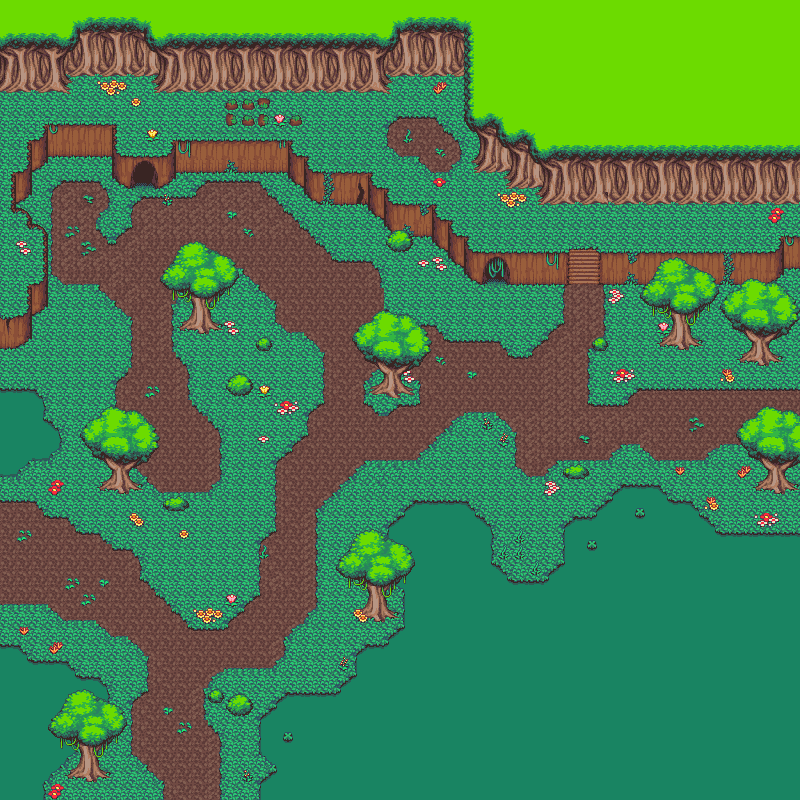

This game map was drawn from its Tiled (.tmx) file and the tilesets committed beside it. A one-line description and the trimmed map source follow:
An orthogonal 50x50 tile map with 16x16 px tiles, 5 tile layers (Background Back, Background Front, Foreground Back, Foreground Front, ...) and 214 objects (99x Ghost, 16x Bat, Sara).

<map version="1.10" tiledversion="1.11.0" orientation="orthogonal" renderorder="right-down" width="50" height="50" tilewidth="16" tileheight="16" infinite="0" nextlayerid="12" nextobjectid="251">
 <properties>
  <property name="BackgroundImagePath" value="" />
  <property name="BackgroundMusicPath" value="" />
  <property name="TilesetsPath" value="" />
 </properties>
 <tileset firstgid="1" name="jungle_tileset" tilewidth="16" tileheight="16" tilecount="462" columns="22">
  <image source="jungle_tileset.png" width="352" height="336" />
 </tileset>
 <group id="1" name="Background">
  <layer id="2" name="Background Back" width="50" height="50">
   <data>[2500 cells, 2500 non-empty, 104 distinct tile ids]</data>
  </layer>
  <layer id="3" name="Background Front" width="50" height="50">
   <data>[2500 cells, 215 non-empty, 62 distinct tile ids]</data>
  </layer>
 </group>
 <group id="4" name="Foreground">
  <layer id="5" name="Foreground Back" width="50" height="50">
   <data>[2500 cells, 202 non-empty, 59 distinct tile ids]</data>
  </layer>
  <layer id="6" name="Foreground Front" width="50" height="50">
   <data>[2500 cells, 5 non-empty, 5 distinct tile ids]</data>
  </layer>
 </group>
 <group id="8" name="AlwaysFront">
  <layer id="9" name="Always Front" width="50" height="50">
   <data>[2500 cells, 0 non-empty, 0 distinct tile ids]</data>
  </layer>
 </group>
 <objectgroup id="7" name="Colliders">
  <object id="1" x="184" y="320" width="32" height="12" />
  <object id="5" x="100" y="476" width="32" height="12" />
  <object id="6" x="376" y="384" width="32" height="12" />
  <object id="7" x="664" y="336" width="32" height="12" />
  <object id="8" x="744" y="352" width="32" height="12" />
  <object id="9" x="760" y="480" width="32" height="12" />
  <object id="10" x="360" y="608" width="32" height="12" />
  <object id="11" x="72" y="768" width="32" height="12" />
  <object id="12" x="228" y="704" width="24" height="12" />
  <object id="13" x="228" y="384" width="24" height="12" />
  <object id="14" x="388" y="240" width="24" height="12" />
  <object id="15" x="564" y="468" width="24" height="12" />
  <object id="16" x="164" y="500" width="24" height="12" />
  <object id="17" x="0" y="392" width="36" height="4" />
  <object id="19" x="36" y="392" width="4" height="28" />
  <object id="21" x="36" y="420" width="16" height="4" />
  <object id="22" x="52" y="424" width="4" height="32" />
  <object id="23" x="28" y="456" width="24" height="4" />
  <object id="24" x="28" y="156" width="20" height="12" />
  <object id="25" x="112" y="156" width="64" height="28" />
  <object id="26" x="176" y="140" width="112" height="32" />
  <object id="27" x="508" y="252" width="60" height="32" />
  <object id="28" x="600" y="252" width="184" height="32" />
  <object id="29" x="800" y="204" width="12" height="336" />
  <object id="31" x="24" y="456" width="4" height="8" />
  <object id="32" x="16" y="464" width="12" height="4" />
  <object id="33" x="12" y="464" width="4" height="12" />
  <object id="34" x="0" y="472" width="12" height="4" />
  <object id="175" x="0" y="56" width="68" height="36" />
  <object id="176" x="68" y="40" width="88" height="36" />
  <object id="177" x="156" y="56" width="232" height="36" />
  <object id="178" x="388" y="40" width="76" height="36" />
  <object id="179" x="464" y="64" width="20" height="64" />
  <object id="180" x="476" y="128" width="32" height="44" />
  <object id="181" x="508" y="144" width="32" height="44" />
  <object id="182" x="540" y="160" width="260" height="44" />
  <object id="183" x="784" y="236" width="16" height="28" />
  <object id="184" x="28" y="120" width="88" height="36" />
  <object id="185" x="12" y="168" width="20" height="44" />
  <object id="187" x="24" y="212" width="8" height="16" />
  <object id="188" x="32" y="224" width="16" height="8" />
  <object id="189" x="40" y="232" width="8" height="52" />
  <object id="190" x="28" y="284" width="20" height="28" />
  <object id="191" x="0" y="312" width="32" height="36" />
  <object id="192" x="-12" y="92" width="12" height="556" />
  <object id="193" x="288" y="156" width="16" height="28" />
  <object id="194" x="304" y="172" width="64" height="32" />
  <object id="195" x="368" y="188" width="16" height="32" />
  <object id="196" x="384" y="204" width="48" height="32" />
  <object id="197" x="432" y="220" width="16" height="32" />
  <object id="198" x="448" y="236" width="16" height="32" />
  <object id="199" x="484" y="252" width="24" height="16" />
  <object id="200" x="464" y="248" width="20" height="36" />
  <object id="201" x="0" y="644" width="24" height="16" />
  <object id="202" x="24" y="660" width="44" height="16" />
  <object id="203" x="68" y="676" width="32" height="8" />
  <object id="204" x="100" y="684" width="12" height="52" />
  <object id="205" x="76" y="732" width="24" height="16" />
  <object id="206" x="68" y="748" width="8" height="8" />
  <object id="207" x="36" y="772" width="8" height="28" />
  <object id="208" x="52" y="756" width="16" height="8" />
  <object id="209" x="40" y="764" width="16" height="8" />
  <object id="210" x="36" y="800" width="228" height="8" />
  <object id="211" x="260" y="784" width="8" height="16" />
  <object id="212" x="260" y="784" width="8" height="16" />
  <object id="213" x="268" y="756" width="8" height="28" />
  <object id="214" x="260" y="720" width="8" height="36" />
  <object id="215" x="288" y="696" width="48" height="8" />
  <object id="216" x="268" y="712" width="8" height="8" />
  <object id="217" x="276" y="704" width="16" height="8" />
  <object id="218" x="336" y="688" width="12" height="8" />
  <object id="219" x="356" y="656" width="8" height="20" />
  <object id="220" x="348" y="676" width="12" height="20" />
  <object id="221" x="364" y="648" width="28" height="8" />
  <object id="222" x="388" y="640" width="8" height="8" />
  <object id="223" x="396" y="628" width="12" height="12" />
  <object id="224" x="404" y="588" width="8" height="40" />
  <object id="225" x="412" y="504" width="56" height="8" />
  <object id="226" x="396" y="580" width="12" height="8" />
  <object id="227" x="388" y="516" width="8" height="64" />
  <object id="228" x="396" y="512" width="24" height="12" />
  <object id="230" x="464" y="512" width="12" height="8" />
  <object id="231" x="476" y="520" width="12" height="8" />
  <object id="232" x="484" y="528" width="8" height="36" />
  <object id="233" x="548" y="564" width="16" height="20" />
  <object id="234" x="496" y="580" width="52" height="8" />
  <object id="236" x="492" y="560" width="12" height="16" />
  <object id="237" x="564" y="528" width="8" height="40" />
  <object id="238" x="572" y="520" width="24" height="12" />
  <object id="239" x="596" y="512" width="8" height="12" />
  <object id="240" x="624" y="488" width="36" height="8" />
  <object id="241" x="604" y="500" width="12" height="12" />
  <object id="242" x="616" y="496" width="12" height="12" />
  <object id="243" x="716" y="536" width="84" height="8" />
  <object id="244" x="700" y="524" width="16" height="16" />
  <object id="245" x="664" y="504" width="28" height="8" />
  <object id="246" x="656" y="496" width="8" height="12" />
  <object id="247" x="692" y="512" width="8" height="16" />
 </objectgroup>
 <objectgroup id="10" name="Entities">
  <object id="35" name="Player" type="Sara" x="220" y="184" width="32" height="32">
   <properties>
    <property name="InitialState" value="WalkDown" />
    <property name="IsPlayer" type="bool" value="true" />
    <property name="MovementSpeed" type="int" value="250" />
    <property name="TilesetName" value="tileset01" />
   </properties>
  </object>
  </objectgroup>
 <objectgroup id="11" name="Objects" />
</map>
<!-- 115 of 214 objects omitted -->
